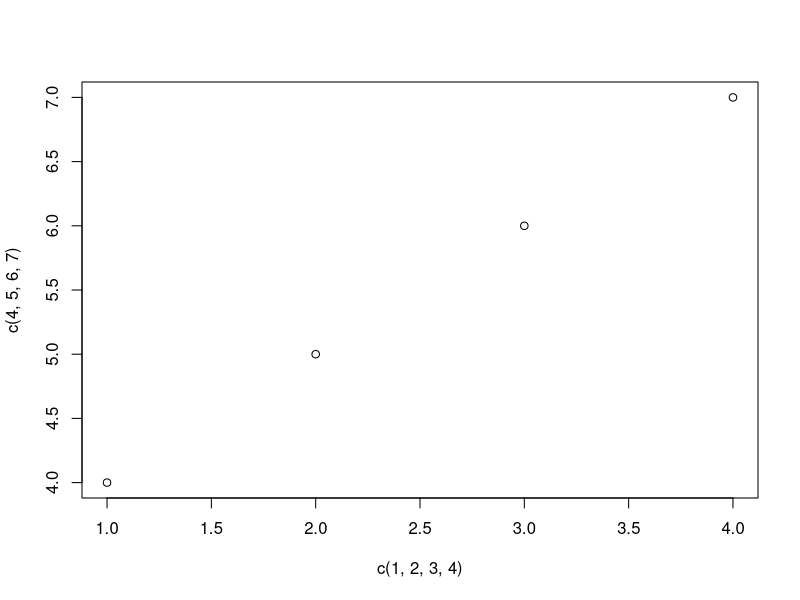
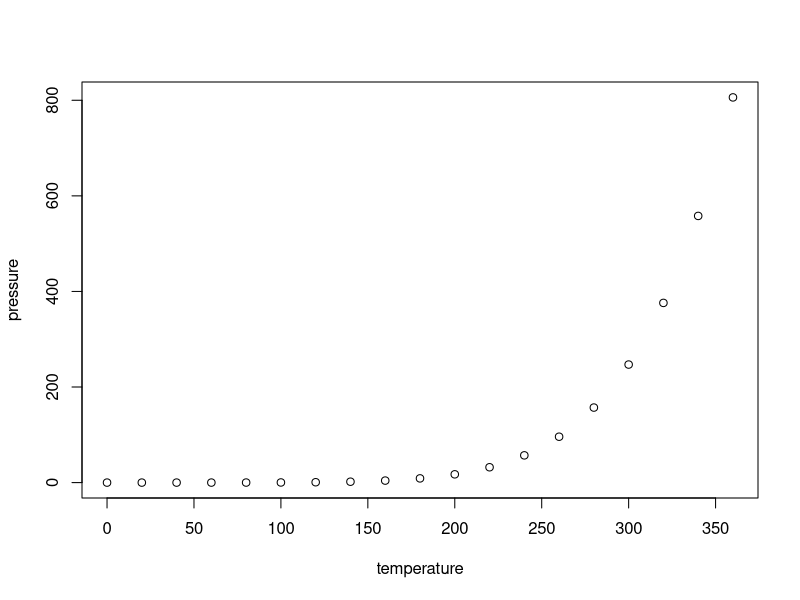
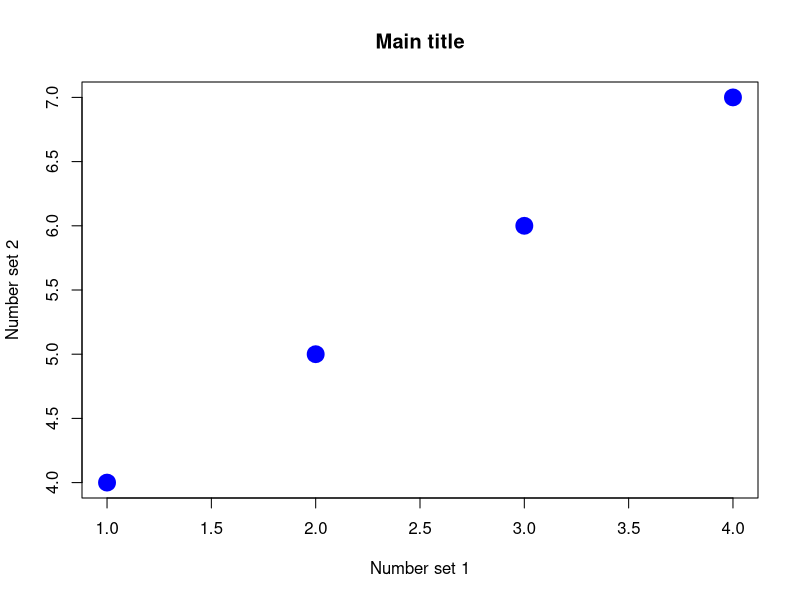
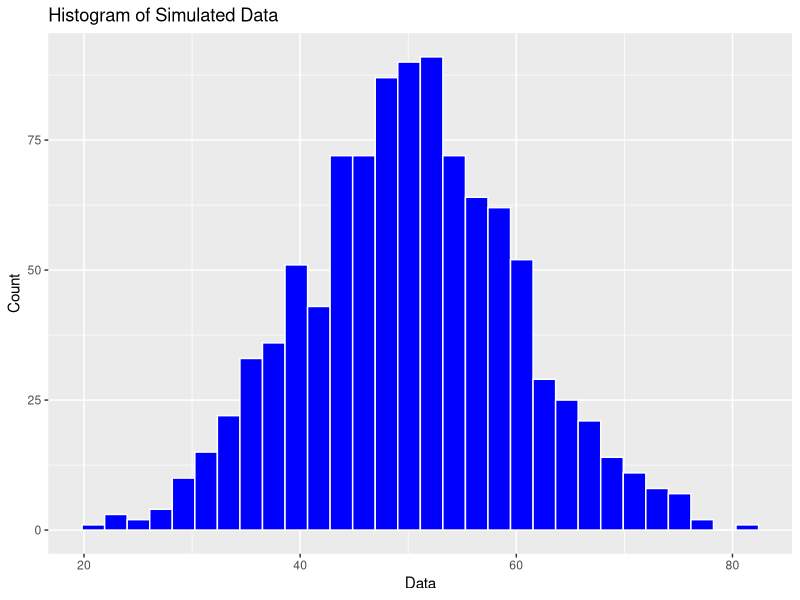
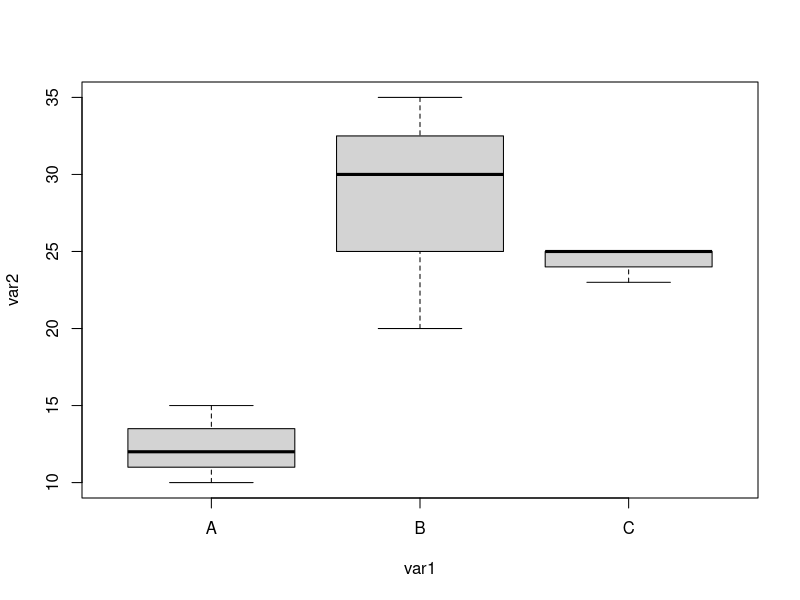
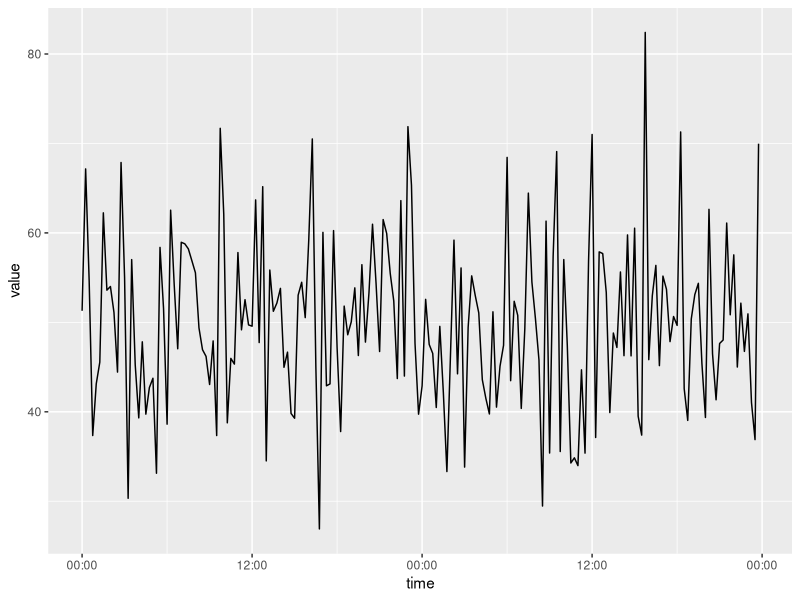
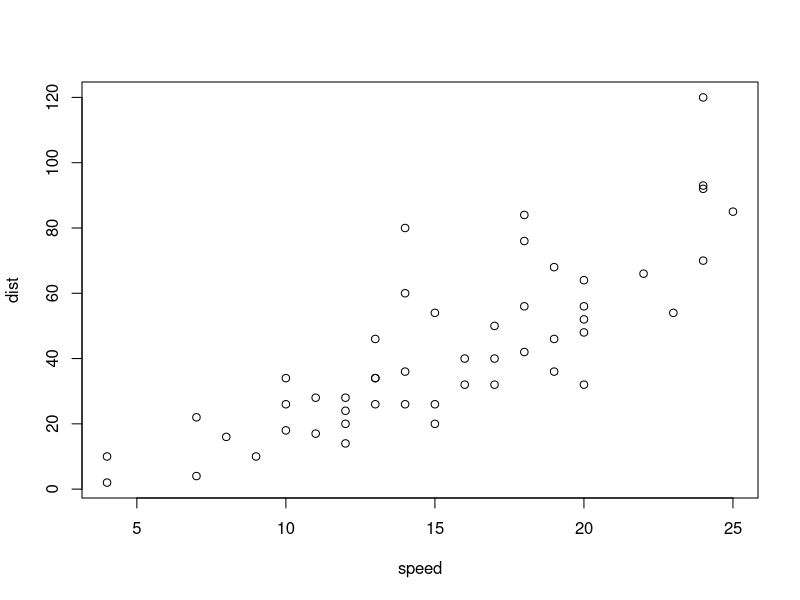

Source code (R) for these figures, in order:
## ---- chunk 1
knitr::opts_chunk$set(echo = TRUE)
## ---- chunk 2
print("Hello, world!") 
## ---- chunk 3
c(1, 2, 3)
## ---- chunk 4
length(c(1, 2, 3))
## ---- chunk 5
sum(c(1, 2, 3))
## ---- chunk 6
mean(c(1, 2, 3))
## ---- chunk 7
sd(c(1, 2, 3, 4))
## ---- chunk 8
var(c(1, 2, 3, 4))
## ---- chunk 9
seq(1, 5, by = 1)
## ---- chunk 10
rep(1, times = 3)
## ---- chunk 11
plot(c(1, 2, 3, 4), c(4, 5, 6, 7))
## ---- chunk 12
summary(cars)
## ---- chunk 13
plot(pressure)
## ---- chunk 14
plot(c(1, 2, 3, 4), c(4, 5, 6, 7), col = "blue", lwd = 10,
     main = "Main title", xlab = "Number set 1", ylab = "Number set 2")
## ---- chunk 15
# Simulate data
set.seed(123) # Set seed for reproducibility
data <- rnorm(1000, mean = 50, sd = 10)

# Plot histogram
library(ggplot2)
ggplot(data.frame(x = data), aes(x)) +
  geom_histogram(bins = 30, fill = "blue", color = "white") +
  labs(x = "Data", y = "Count", title = "Histogram of Simulated Data")
## ---- chunk 16
# help(lm)
## ---- chunk 17
#?lm
## ---- chunk 18
# Check if ggplot2 is already installed
if(!require(ggplot2)){install.packages("ggplot2")}

# Load ggplot2 library
library(ggplot2)
## ---- chunk 19
# Simulate data
set.seed(123) # Set seed for reproducibility
data <- rnorm(5, mean = 10, sd = 2)

# Print data
print(data)

## ---- chunk 20
# Simulate data
set.seed(123) # Set seed for reproducibility
data <- sample(1:10, 5, replace = TRUE)

# Print data
print(data)
## ---- chunk 21
# Simulate data
data <- c("red", "blue", "green", "yellow", "orange")

# Print data
data

## ---- chunk 22
# Define logical variables
var1 <- TRUE
var2 <- FALSE

# Define a logical vector
vector1 <- c(TRUE, FALSE, TRUE, FALSE, TRUE)

# Perform logical functions
result1 <- any(vector1) # returns TRUE if any element in vector1 is TRUE
result2 <- all(vector1) # returns TRUE if all elements in vector1 are TRUE
result3 <- xor(var1, var2) # returns TRUE if either var1 or var2 is TRUE, but not both

# Print results
print(result1)
print(result2)
print(result3)
## ---- chunk 23
# Define logical variables
var1 <- TRUE
var2 <- FALSE

# Print logical variables
print(var1)
print(var2)

# Create logical vector
vector1 <- c(TRUE, FALSE, TRUE, FALSE, TRUE)

# Print logical vector
print(vector1)

# Perform logical operations
result1 <- var1 & var2 # AND operator
result2 <- var1 | var2 # OR operator
result3 <- !var1 # NOT operator

# Print results
print(result1)
print(result2)
print(result3)

## ---- chunk 24
# Define variables
var1 <- 10
var2 <- 5

# Perform logical conditions
result1 <- var1 > var2 # asks if var1 is greater than var2
result2 <- var1 < var2
result3 <- var1 == var2
result4 <- var1 != var2

# Print results
print(result1)
print(result2)
print(result3)
print(result4)
## ---- chunk 25
class(var1)
class(var2)
## ---- chunk 26
# Define a factor variable
var1 <- factor(c("A", "B", "A", "C", "B", "B", "C", "C", "A"))

# Define a numeric variable
var2 <- c(10, 20, 15, 25, 30, 35, 23, 25, 12)

# Combine variables into a data frame
df <- data.frame(var1, var2)

# Print the data frame
print(df)
## ---- chunk 27
plot(df)
## ---- chunk 28
# Create a date sequence for the month of May 2023
dates <- seq(as.Date("2023-05-01"), as.Date("2023-05-31"), by = "day")

# Create a time sequence for the day, in 15-minute intervals
times <- seq(from = as.POSIXct("2023-05-01 00:00:00"), to = as.POSIXct("2023-05-01 23:45:00"), by = "45 min")

# Print the first 10 dates
print(head(dates, n = 10))
print(head(times, n = 10))

## ---- chunk 29
# Generate some time data
time <- seq(as.POSIXct("2022-01-01 00:00:00"), as.POSIXct("2022-01-02 23:59:59"), by = "15 min")
value <- rnorm(length(time), mean = 50, sd = 10)
data <- data.frame(time, value)

# Plot the data using ggplot2
library(ggplot2)
ggplot(data, aes(x = time, y = value)) +
  geom_line() +
  scale_x_datetime(date_labels = "%H:%M")
## ---- chunk 30
# Create a list
my_list <- list(
  name = "John Smith",
  age = 35,
  married = TRUE,
  hobbies = c("reading", "hiking", "cooking")
)

# Access elements of the list
my_list$name
my_list$age
my_list$married
my_list$hobbies

# Add an element to the list
my_list$new_element <- "This is a new element"

# Remove an element from the list
my_list$age <- NULL
## ---- chunk 31
# Create a matrix
my_matrix <- matrix(1:9, nrow = 3, ncol = 3)
print(my_matrix)

# Access elements of the matrix
my_matrix[1, 1]
my_matrix[2, 3]

# Create an array
my_array <- array(1:27, dim = c(3, 3, 3))
print(my_array)

# Access elements of the array
my_array[1, 2, 3]
my_array[3, 1, 2]

## ---- chunk 32
summary(cars)
head(cars)
dim(cars)
tail(cars)
plot(cars)
